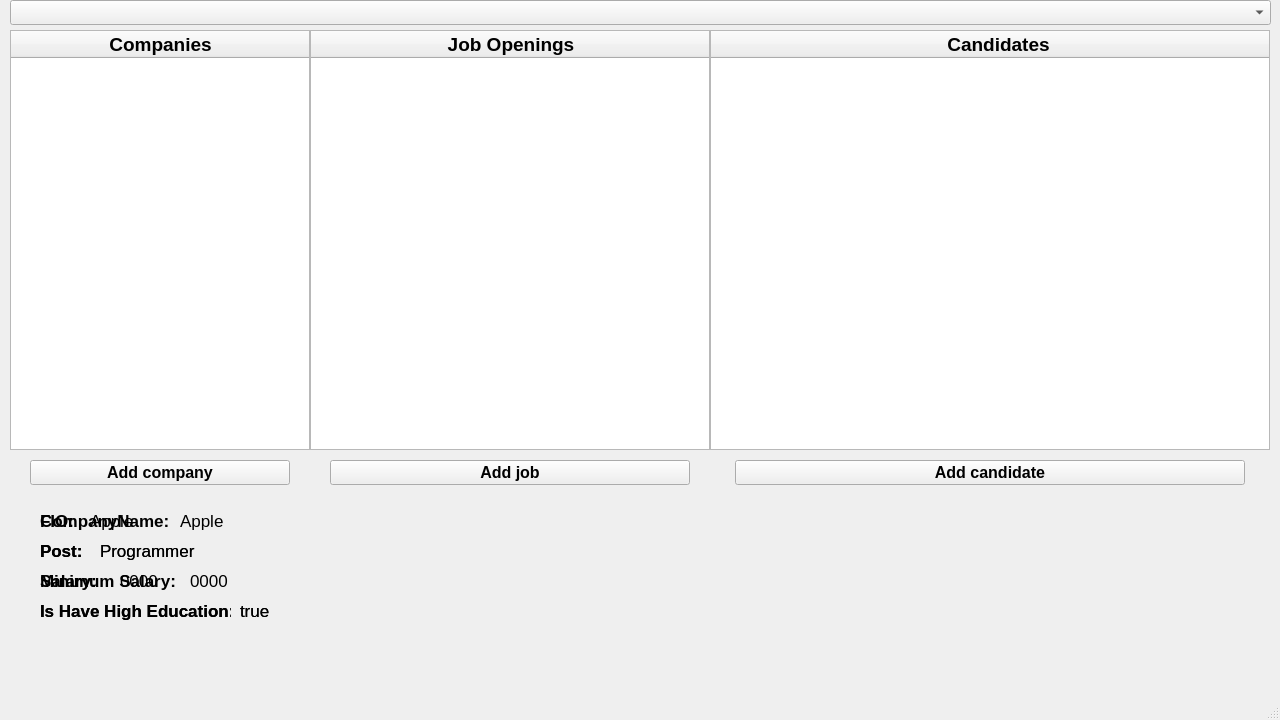
<?xml version="1.0" encoding="UTF-8"?>
<ui version="4.0">
 <class>MainWindow</class>
 <widget class="QMainWindow" name="MainWindow">
  <property name="geometry">
   <rect>
    <x>0</x>
    <y>0</y>
    <width>1280</width>
    <height>720</height>
   </rect>
  </property>
  <property name="windowTitle">
   <string>MainWindow</string>
  </property>
  <widget class="QWidget" name="centralwidget">
   <widget class="QTableWidget" name="Table_Companies">
    <property name="geometry">
     <rect>
      <x>10</x>
      <y>30</y>
      <width>300</width>
      <height>420</height>
     </rect>
    </property>
    <attribute name="horizontalHeaderDefaultSectionSize">
     <number>299</number>
    </attribute>
    <column>
     <property name="text">
      <string>Companies</string>
     </property>
     <property name="font">
      <font>
       <pointsize>14</pointsize>
       <bold>true</bold>
      </font>
     </property>
    </column>
   </widget>
   <widget class="QTableWidget" name="Table_JobOpeners">
    <property name="geometry">
     <rect>
      <x>310</x>
      <y>30</y>
      <width>400</width>
      <height>420</height>
     </rect>
    </property>
    <attribute name="horizontalHeaderDefaultSectionSize">
     <number>400</number>
    </attribute>
    <column>
     <property name="text">
      <string>Job Openings</string>
     </property>
     <property name="font">
      <font>
       <pointsize>14</pointsize>
       <bold>true</bold>
      </font>
     </property>
    </column>
   </widget>
   <widget class="QTableWidget" name="Table_Condidates">
    <property name="geometry">
     <rect>
      <x>710</x>
      <y>30</y>
      <width>560</width>
      <height>420</height>
     </rect>
    </property>
    <attribute name="horizontalHeaderDefaultSectionSize">
     <number>575</number>
    </attribute>
    <column>
     <property name="text">
      <string>Candidates</string>
     </property>
     <property name="font">
      <font>
       <pointsize>14</pointsize>
       <bold>true</bold>
      </font>
     </property>
    </column>
   </widget>
   <widget class="QPushButton" name="pushButton">
    <property name="geometry">
     <rect>
      <x>30</x>
      <y>460</y>
      <width>260</width>
      <height>25</height>
     </rect>
    </property>
    <property name="font">
     <font>
      <pointsize>12</pointsize>
      <bold>true</bold>
     </font>
    </property>
    <property name="text">
     <string>Add company</string>
    </property>
   </widget>
   <widget class="QPushButton" name="pushButton_2">
    <property name="geometry">
     <rect>
      <x>330</x>
      <y>460</y>
      <width>360</width>
      <height>25</height>
     </rect>
    </property>
    <property name="font">
     <font>
      <pointsize>12</pointsize>
      <bold>true</bold>
     </font>
    </property>
    <property name="text">
     <string>Add job</string>
    </property>
   </widget>
   <widget class="QPushButton" name="pushButton_3">
    <property name="geometry">
     <rect>
      <x>735</x>
      <y>460</y>
      <width>510</width>
      <height>25</height>
     </rect>
    </property>
    <property name="font">
     <font>
      <pointsize>12</pointsize>
      <bold>true</bold>
     </font>
    </property>
    <property name="text">
     <string>Add candidate</string>
    </property>
   </widget>
   <widget class="QLabel" name="JOBSHOW_compNameLabel">
    <property name="geometry">
     <rect>
      <x>40</x>
      <y>510</y>
      <width>141</width>
      <height>21</height>
     </rect>
    </property>
    <property name="font">
     <font>
      <pointsize>13</pointsize>
      <bold>true</bold>
     </font>
    </property>
    <property name="text">
     <string>CompanyName:</string>
    </property>
   </widget>
   <widget class="QLabel" name="JOBSHOW_compNameChanged">
    <property name="geometry">
     <rect>
      <x>180</x>
      <y>510</y>
      <width>141</width>
      <height>21</height>
     </rect>
    </property>
    <property name="font">
     <font>
      <pointsize>13</pointsize>
      <italic>false</italic>
      <bold>false</bold>
      <underline>false</underline>
      <strikeout>false</strikeout>
      <kerning>true</kerning>
     </font>
    </property>
    <property name="text">
     <string>Apple</string>
    </property>
   </widget>
   <widget class="QLabel" name="JOBSHOW_postLabel">
    <property name="geometry">
     <rect>
      <x>40</x>
      <y>540</y>
      <width>141</width>
      <height>21</height>
     </rect>
    </property>
    <property name="font">
     <font>
      <pointsize>13</pointsize>
      <bold>true</bold>
     </font>
    </property>
    <property name="text">
     <string>Post:</string>
    </property>
   </widget>
   <widget class="QLabel" name="JOBSHOW_postChanged">
    <property name="geometry">
     <rect>
      <x>100</x>
      <y>540</y>
      <width>141</width>
      <height>21</height>
     </rect>
    </property>
    <property name="font">
     <font>
      <pointsize>13</pointsize>
      <italic>false</italic>
      <bold>false</bold>
      <underline>false</underline>
      <strikeout>false</strikeout>
      <kerning>true</kerning>
     </font>
    </property>
    <property name="text">
     <string>Programmer</string>
    </property>
   </widget>
   <widget class="QComboBox" name="comboBox">
    <property name="geometry">
     <rect>
      <x>10</x>
      <y>0</y>
      <width>1261</width>
      <height>25</height>
     </rect>
    </property>
    <property name="font">
     <font>
      <pointsize>13</pointsize>
      <bold>true</bold>
     </font>
    </property>
   </widget>
   <widget class="QLabel" name="JOBSHOW_postLabel_2">
    <property name="geometry">
     <rect>
      <x>40</x>
      <y>570</y>
      <width>141</width>
      <height>21</height>
     </rect>
    </property>
    <property name="font">
     <font>
      <pointsize>13</pointsize>
      <bold>true</bold>
     </font>
    </property>
    <property name="text">
     <string>Salary:</string>
    </property>
   </widget>
   <widget class="QLabel" name="JOBSHOW_salaryEdit">
    <property name="geometry">
     <rect>
      <x>120</x>
      <y>570</y>
      <width>141</width>
      <height>21</height>
     </rect>
    </property>
    <property name="font">
     <font>
      <pointsize>13</pointsize>
      <italic>false</italic>
      <bold>false</bold>
      <underline>false</underline>
      <strikeout>false</strikeout>
      <kerning>true</kerning>
     </font>
    </property>
    <property name="text">
     <string>0000</string>
    </property>
   </widget>
   <widget class="QLabel" name="JOBSHOW_postLabel_3">
    <property name="geometry">
     <rect>
      <x>40</x>
      <y>600</y>
      <width>191</width>
      <height>21</height>
     </rect>
    </property>
    <property name="font">
     <font>
      <pointsize>13</pointsize>
      <bold>true</bold>
     </font>
    </property>
    <property name="text">
     <string>Is Have High Education:</string>
    </property>
   </widget>
   <widget class="QLabel" name="JOBSHOW_EducEdit">
    <property name="geometry">
     <rect>
      <x>240</x>
      <y>600</y>
      <width>141</width>
      <height>21</height>
     </rect>
    </property>
    <property name="font">
     <font>
      <pointsize>13</pointsize>
      <italic>false</italic>
      <bold>false</bold>
      <underline>false</underline>
      <strikeout>false</strikeout>
      <kerning>true</kerning>
     </font>
    </property>
    <property name="text">
     <string>true</string>
    </property>
   </widget>
   <widget class="QLabel" name="CONDIDATE_postLabel_4">
    <property name="geometry">
     <rect>
      <x>40</x>
      <y>540</y>
      <width>141</width>
      <height>21</height>
     </rect>
    </property>
    <property name="font">
     <font>
      <pointsize>13</pointsize>
      <bold>true</bold>
     </font>
    </property>
    <property name="text">
     <string>Post:</string>
    </property>
   </widget>
   <widget class="QLabel" name="CONDIDATE_postChanged_2">
    <property name="geometry">
     <rect>
      <x>100</x>
      <y>540</y>
      <width>141</width>
      <height>21</height>
     </rect>
    </property>
    <property name="font">
     <font>
      <pointsize>13</pointsize>
      <italic>false</italic>
      <bold>false</bold>
      <underline>false</underline>
      <strikeout>false</strikeout>
      <kerning>true</kerning>
     </font>
    </property>
    <property name="text">
     <string>Programmer</string>
    </property>
   </widget>
   <widget class="QLabel" name="CONDIDATE_salaryEdit_2">
    <property name="geometry">
     <rect>
      <x>190</x>
      <y>570</y>
      <width>141</width>
      <height>21</height>
     </rect>
    </property>
    <property name="font">
     <font>
      <pointsize>13</pointsize>
      <italic>false</italic>
      <bold>false</bold>
      <underline>false</underline>
      <strikeout>false</strikeout>
      <kerning>true</kerning>
     </font>
    </property>
    <property name="text">
     <string>0000</string>
    </property>
   </widget>
   <widget class="QLabel" name="CONDIDATE_compNameLabel_2">
    <property name="geometry">
     <rect>
      <x>40</x>
      <y>510</y>
      <width>141</width>
      <height>21</height>
     </rect>
    </property>
    <property name="font">
     <font>
      <pointsize>13</pointsize>
      <bold>true</bold>
     </font>
    </property>
    <property name="text">
     <string>FIO:</string>
    </property>
   </widget>
   <widget class="QLabel" name="CONDIDATE_postLabel_5">
    <property name="geometry">
     <rect>
      <x>40</x>
      <y>570</y>
      <width>141</width>
      <height>21</height>
     </rect>
    </property>
    <property name="font">
     <font>
      <pointsize>13</pointsize>
      <bold>true</bold>
     </font>
    </property>
    <property name="text">
     <string>Minimum Salary:</string>
    </property>
   </widget>
   <widget class="QLabel" name="CONDIDATE_postLabel_6">
    <property name="geometry">
     <rect>
      <x>40</x>
      <y>600</y>
      <width>191</width>
      <height>21</height>
     </rect>
    </property>
    <property name="font">
     <font>
      <pointsize>13</pointsize>
      <bold>true</bold>
     </font>
    </property>
    <property name="text">
     <string>Is Have High Education:</string>
    </property>
   </widget>
   <widget class="QLabel" name="CONDIDATE_EducEdit_2">
    <property name="geometry">
     <rect>
      <x>240</x>
      <y>600</y>
      <width>141</width>
      <height>21</height>
     </rect>
    </property>
    <property name="font">
     <font>
      <pointsize>13</pointsize>
      <italic>false</italic>
      <bold>false</bold>
      <underline>false</underline>
      <strikeout>false</strikeout>
      <kerning>true</kerning>
     </font>
    </property>
    <property name="text">
     <string>true</string>
    </property>
   </widget>
   <widget class="QLabel" name="CONDIDATE_compNameChanged_2">
    <property name="geometry">
     <rect>
      <x>90</x>
      <y>510</y>
      <width>141</width>
      <height>21</height>
     </rect>
    </property>
    <property name="font">
     <font>
      <pointsize>13</pointsize>
      <italic>false</italic>
      <bold>false</bold>
      <underline>false</underline>
      <strikeout>false</strikeout>
      <kerning>true</kerning>
     </font>
    </property>
    <property name="text">
     <string>Apple</string>
    </property>
   </widget>
  </widget>
  <widget class="QMenuBar" name="menubar">
   <property name="geometry">
    <rect>
     <x>0</x>
     <y>0</y>
     <width>1280</width>
     <height>22</height>
    </rect>
   </property>
  </widget>
  <widget class="QStatusBar" name="statusbar"/>
 </widget>
 <resources/>
 <connections/>
</ui>
